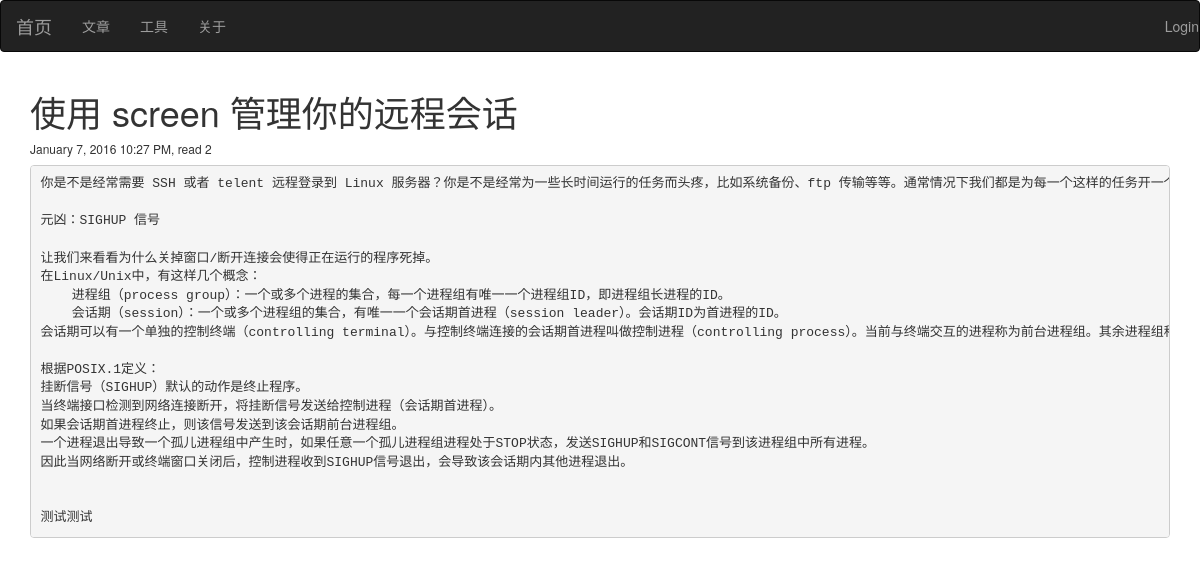
Page /article/4 on the earlier database version.
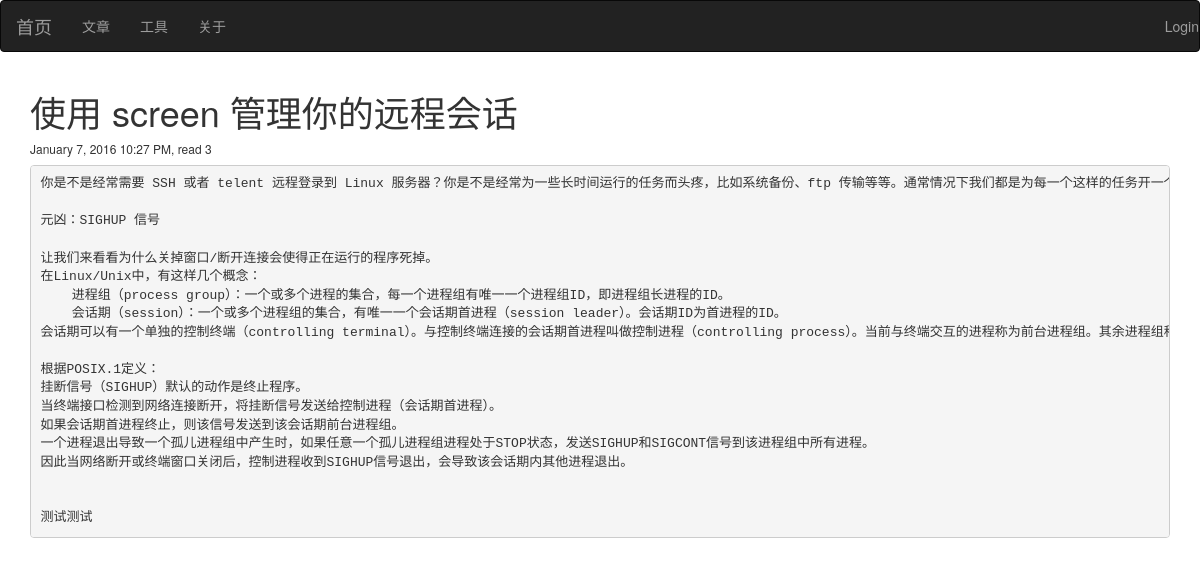
Same page on the later database version.
### main.py (models this page shows, shortened)
class Article(db.Model):
    __tablename__ = 'articles'
    id = db.Column(db.Integer, primary_key=True)
    title = db.Column(db.Unicode(128), unique=True, index=True, nullable=True)
    content = db.Column(db.UnicodeText)
    content_size = db.Column(db.Integer)
    time_created = db.Column(db.DateTime, index=True, default=datetime.now())
    time_modified = db.Column(db.DateTime, index=True, default=datetime.now())
    read_count = db.Column(db.Integer)

### main.py (the view)
@app.route('/article/<int:id>')
def article(id):
    article = Article.query.filter_by(id=id).first()
    article.read_count += 1
    return render_template('article.html', article=article)

### templates/article.html (shortened to what this page needs)
{% extends 'base.html' %}
{% block page_content %}
<div class="post">
	<h1 class="post-title">{{ article.title }}</h1>
    <p class="date"><h6>{{ moment(article.time_modified).format('LLL') }}, read {{ article.read_count }}</h6></p>
    <div class="post_body"><pre>{{ article.content }}</pre></div>
</div>
{% endblock %}

### templates/base.html (shortened to what this page needs)
{% extends 'bootstrap/base.html' %}
{% block head %}
{{ super() }}
{% endblock %}
{% block navbar %}
<div class="navbar navbar-inverse" role="navigation">
	<div class="navbar-header">
		<a class="navbar-brand" href="{{ url_for('index') }}">首页</a>
	</div>
	<div>
		<ul class="nav navbar-nav">
			{% if current_user.is_authenticated() %}
            <li class="dropdown">
                <a href="{{ url_for('articles') }}" class="dropdown-toggle" data-toggle="dropdown">文章<b class="caret"></b></a>
                <ul class="dropdown-menu">
                   <li><a href="{{ url_for('articles') }}">所有文章</a></li>
                   <li><a href="{{ url_for('edit', opid='new') }}">写文章</a></li>
                </ul>
            </li>
			{% else %}
            <li><a href="{{ url_for('articles') }}">文章</a></li>
			{% endif %}
			<li><a href="{{ url_for('tools') }}">工具</a></li>
			<li><a href="{{ url_for('about') }}">关于</a></li>
		</ul>
		<ul class="nav navbar-nav navbar-right">
			{% if current_user.is_authenticated() %}
				<li ><a href="{{ url_for('logout') }}">Logout</a></li>
			{% else %}
				<li ><a href="{{ url_for('login') }}">Login</a></li>
			{% endif %}
		</ul>
	</div>
</div>
{% endblock %}
{% block content %}
<div class="container">
	{% block page_content %}
	{% endblock %}
</div>
{% endblock %}

Differences in the rows shown:
changed Article "使用 screen 管理你的远程会话": read_count "2" → "3"
